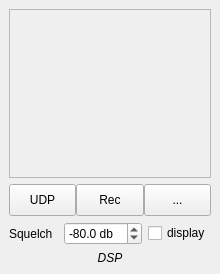
<?xml version="1.0" encoding="UTF-8"?>
<ui version="4.0">
 <class>DockBurst</class>
 <widget class="QDockWidget" name="DockBurst">
  <property name="geometry">
   <rect>
    <x>0</x>
    <y>0</y>
    <width>220</width>
    <height>274</height>
   </rect>
  </property>
  <property name="sizePolicy">
   <sizepolicy hsizetype="Preferred" vsizetype="Preferred">
    <horstretch>0</horstretch>
    <verstretch>0</verstretch>
   </sizepolicy>
  </property>
  <property name="minimumSize">
   <size>
    <width>220</width>
    <height>200</height>
   </size>
  </property>
  <property name="windowIcon">
   <iconset resource="../../resources/icons.qrc">
    <normaloff>:/icons/icons/signal.svg</normaloff>:/icons/icons/signal.svg</iconset>
  </property>
  <property name="allowedAreas">
   <set>Qt::LeftDockWidgetArea|Qt::RightDockWidgetArea</set>
  </property>
  <property name="windowTitle">
   <string>Burst Spectrum</string>
  </property>
  <widget class="QWidget" name="dockWidgetContents">
   <property name="sizePolicy">
    <sizepolicy hsizetype="Expanding" vsizetype="Expanding">
     <horstretch>0</horstretch>
     <verstretch>0</verstretch>
    </sizepolicy>
   </property>
   <layout class="QVBoxLayout" name="verticalLayout">
    <item>
     <widget class="CPlotter" name="burstSpectrum">
      <property name="sizePolicy">
       <sizepolicy hsizetype="MinimumExpanding" vsizetype="MinimumExpanding">
        <horstretch>0</horstretch>
        <verstretch>0</verstretch>
       </sizepolicy>
      </property>
      <property name="minimumSize">
       <size>
        <width>50</width>
        <height>50</height>
       </size>
      </property>
      <property name="maximumSize">
       <size>
        <width>16777215</width>
        <height>16777215</height>
       </size>
      </property>
      <property name="toolTip">
       <string>Audio spectrum</string>
      </property>
      <property name="frameShape">
       <enum>QFrame::StyledPanel</enum>
      </property>
      <property name="frameShadow">
       <enum>QFrame::Raised</enum>
      </property>
     </widget>
    </item>
    <item>
     <layout class="QHBoxLayout" name="horizontalLayout_2">
      <property name="spacing">
       <number>0</number>
      </property>
      <item>
       <widget class="QPushButton" name="audioStreamButton">
        <property name="minimumSize">
         <size>
          <width>50</width>
          <height>32</height>
         </size>
        </property>
        <property name="maximumSize">
         <size>
          <width>16777215</width>
          <height>16777215</height>
         </size>
        </property>
        <property name="toolTip">
         <string>Stream raw audio over UDP</string>
        </property>
        <property name="statusTip">
         <string>Stream raw audio over UDP</string>
        </property>
        <property name="text">
         <string>UDP</string>
        </property>
        <property name="checkable">
         <bool>true</bool>
        </property>
       </widget>
      </item>
      <item>
       <widget class="QPushButton" name="burstRecButton">
        <property name="sizePolicy">
         <sizepolicy hsizetype="Minimum" vsizetype="Fixed">
          <horstretch>0</horstretch>
          <verstretch>0</verstretch>
         </sizepolicy>
        </property>
        <property name="minimumSize">
         <size>
          <width>50</width>
          <height>32</height>
         </size>
        </property>
        <property name="maximumSize">
         <size>
          <width>16777215</width>
          <height>16777215</height>
         </size>
        </property>
        <property name="toolTip">
         <string>Record bursts</string>
        </property>
        <property name="statusTip">
         <string>Record bursts</string>
        </property>
        <property name="text">
         <string>Rec</string>
        </property>
        <property name="iconSize">
         <size>
          <width>16</width>
          <height>16</height>
         </size>
        </property>
        <property name="checkable">
         <bool>true</bool>
        </property>
       </widget>
      </item>
      <item>
       <widget class="QPushButton" name="audioConfButton">
        <property name="enabled">
         <bool>true</bool>
        </property>
        <property name="sizePolicy">
         <sizepolicy hsizetype="Minimum" vsizetype="Fixed">
          <horstretch>0</horstretch>
          <verstretch>0</verstretch>
         </sizepolicy>
        </property>
        <property name="minimumSize">
         <size>
          <width>50</width>
          <height>32</height>
         </size>
        </property>
        <property name="maximumSize">
         <size>
          <width>16777215</width>
          <height>16777215</height>
         </size>
        </property>
        <property name="toolTip">
         <string>Audio settings</string>
        </property>
        <property name="statusTip">
         <string>Audio settings</string>
        </property>
        <property name="text">
         <string>...</string>
        </property>
        <property name="iconSize">
         <size>
          <width>16</width>
          <height>16</height>
         </size>
        </property>
       </widget>
      </item>
     </layout>
    </item>
    <item>
     <layout class="QHBoxLayout" name="horizontalLayout">
      <item>
       <widget class="QLabel" name="squelchLabel">
        <property name="text">
         <string>Squelch</string>
        </property>
       </widget>
      </item>
      <item>
       <widget class="QDoubleSpinBox" name="squelchThreshold">
        <property name="suffix">
         <string> db</string>
        </property>
        <property name="decimals">
         <number>1</number>
        </property>
        <property name="minimum">
         <double>-150.000000000000000</double>
        </property>
        <property name="maximum">
         <double>0.000000000000000</double>
        </property>
        <property name="singleStep">
         <double>0.100000000000000</double>
        </property>
        <property name="value">
         <double>-80.000000000000000</double>
        </property>
       </widget>
      </item>
      <item>
       <widget class="QCheckBox" name="displaySquelch">
        <property name="text">
         <string>display</string>
        </property>
       </widget>
      </item>
     </layout>
    </item>
    <item>
     <widget class="QLabel" name="burstRecLabel">
      <property name="sizePolicy">
       <sizepolicy hsizetype="MinimumExpanding" vsizetype="Preferred">
        <horstretch>0</horstretch>
        <verstretch>0</verstretch>
       </sizepolicy>
      </property>
      <property name="toolTip">
       <string>Current audio source (DSP or WAV file)</string>
      </property>
      <property name="text">
       <string>&lt;i&gt;DSP&lt;/i&gt;</string>
      </property>
      <property name="alignment">
       <set>Qt::AlignCenter</set>
      </property>
     </widget>
    </item>
   </layout>
  </widget>
 </widget>
 <customwidgets>
  <customwidget>
   <class>CPlotter</class>
   <extends>QFrame</extends>
   <header>qtgui/plotter.h</header>
   <container>1</container>
  </customwidget>
 </customwidgets>
 <resources>
  <include location="../../resources/icons.qrc"/>
 </resources>
 <connections/>
</ui>
